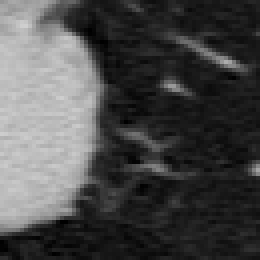
#> input picture Imagens_pulmão/nan_nodule/diagx11.3.6.1.4.1.14519.5.2.1.6279.6001.100530488926682752765845212286.tiff, 65 x 65 px, found by its file name (shown 4 times larger); its folder holds only this picture in this run
$ python pre_processing.py
#> lines starting #> are read from the running program, lines starting #| are printed output that depends on the picture
import os
import cv2
import imutils
import pandas as pd
from skimage.feature import hog

main_path = "../Imagens_pulmão/"
main_path = "C:/Users/SrtaCamelo/Documents/2019_2/ProcessamentoDeImagem/ImageProcessing/Imagens_pulmao/"
lungs = ["nan_nodule","nodule"]
number = {"nan_nodule": 0, "nodule":1}


"""
Threshold aplication
"""
def preprocess_limiar(img):
    ret, th1 = cv2.threshold(img, 127, 255, cv2.THRESH_BINARY)

    return th1
"""
Median Blur aplication
"""

def preprocess_median(img):
    median = cv2.medianBlur(img, 27)

    return median

"""
Gaussian Blur aplication
"""

def preprocess_gaussian(img):
    blur = cv2.GaussianBlur(img, (5, 5), 0)

    return blur
"""
Auxilliary Function to display image.
"""

def show(type,img):
    # print(img)
    cv2.imshow(type, img)
    cv2.waitKey()


def preprocess(flag):
#> called with flag = 4
    file_list = []
    file_name = ""
    for lung in lungs:
        print(lung)
        path = main_path+ lung
        files = os.listdir(path)

        for file in files:
            dirr = path + "/" + file
            # print(dirr)
            # dirr = "C:\\Users\\SrtaCamelo\\Desktop\\diagx11.3.6.1.4.1.14519.5.2.1.6279.6001.100225287222365663678666836860.png"
            # dirr = "C:\\Users\\SrtaCamelo\\Documents\\2019_2\\ProcessamentoDeImagem\\ImageProcessing\\Imagens_pulmao\\nan_nodule\\diagx11.3.6.1.4.1.14519.5.2.1.6279.6001.100398138793540579077826395208.png"
            img = cv2.imread(dirr)
#> img is the input picture: shape (65, 65, 3); min 0, max 207, mean 73.8
            # show(lung,img)
            if(flag == 1):
                new_img = preprocess_limiar(img)
                # show(type,new_img)
                file_name = "limiarizado_nodules.csv"

            elif(flag == 2):
                # print("Gaussian Blur")
                new_img = preprocess_gaussian(img)
                # show(type, new_img)
                file_name = "gaussian_nodules.csv"

            elif(flag == 3):
                # print("Median Blur")
                new_img = preprocess_median(img)
                # show(type, new_img)
                file_name = "median_nodules.csv"
            else:
                # convert image to LAB color model
                image_lab = cv2.cvtColor(img, cv2.COLOR_BGR2LAB)
#> image_lab: shape (65, 65, 3); mean of channels 0, 1, 2 75.1, 128, 128

                # split the image into L, A, and B channels
                l_channel, a_channel, b_channel = cv2.split(image_lab)
#> a_channel: shape (65, 65); every value is 128
                # apply CLAHE to lightness channel
                clahe = cv2.createCLAHE(clipLimit=3, tileGridSize=(8, 8))
                cl = clahe.apply(l_channel)
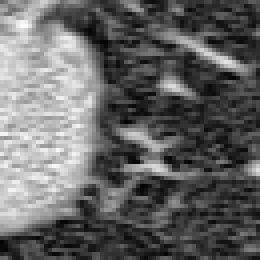
#> cl: shape (65, 65) (shown 4 times larger); min 4, max 252, mean 100.4

                # merge the CLAHE enhanced L channel with the original A and B channel
                merged_channels = cv2.merge((cl, a_channel, b_channel))
#> merged_channels: shape (65, 65, 3); mean of channels 0, 1, 2 100.4, 128, 128

                # convert iamge from LAB color model back to RGB color model
                final_image = cv2.cvtColor(merged_channels, cv2.COLOR_LAB2BGR)
                new_img = final_image
                #show(lung, new_img)
                file_name = "clahe_nodules.csv"


            resized_image = imutils.resize(new_img, width=80, height=80)
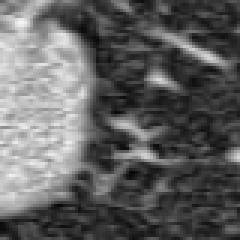
#> resized_image: shape (80, 80, 3) (shown 3 times larger); mean B, G, R 96, 96, 96
#> (the run stopped early here; a loop or call above may not have finished)

$ run again, on Imagens_pulmão/nan_nodule/diagx11.3.6.1.4.1.14519.5.2.1.6279.6001.104562737760173137525888934217.tiff
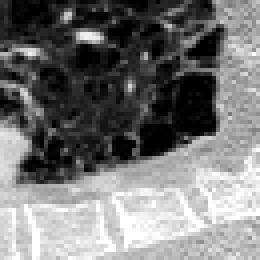
#> input picture Imagens_pulmão/nan_nodule/diagx11.3.6.1.4.1.14519.5.2.1.6279.6001.104562737760173137525888934217.tiff, 65 x 65 px, found by its file name (shown 4 times larger)
#> in preprocess, img is the input picture: shape (65, 65, 3); min 0, max 255, mean 118.2
#> image_lab: shape (65, 65, 3); mean of channels 0, 1, 2 121.4, 128, 128
#> a_channel: shape (65, 65); every value is 128
#> in preprocess, `cl = clahe.apply(l_channel)`:
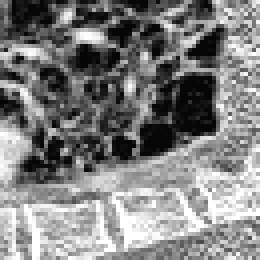
#> cl: shape (65, 65) (shown 4 times larger); min 5, max 255, mean 128.4
#> merged_channels: shape (65, 65, 3); mean of channels 0, 1, 2 128.4, 128, 128
#> in preprocess, `resized_image = imutils.resize(new_img, width=80, height=80)`:
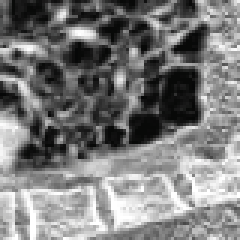
#> resized_image: shape (80, 80, 3) (shown 3 times larger); mean B, G, R 123.5, 123.6, 123.5

$ run again, on Imagens_pulmão/nan_nodule/diagx11.3.6.1.4.1.14519.5.2.1.6279.6001.108193664222196923321844991231.tiff
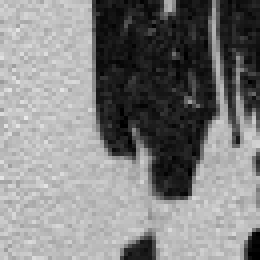
#> input picture Imagens_pulmão/nan_nodule/diagx11.3.6.1.4.1.14519.5.2.1.6279.6001.108193664222196923321844991231.tiff, 65 x 65 px, found by its file name (shown 4 times larger)
#> in preprocess, img is the input picture: shape (65, 65, 3); min 0, max 234, mean 128.9
#> image_lab: shape (65, 65, 3); mean of channels 0, 1, 2 132.8, 128, 128
#> a_channel: shape (65, 65); every value is 128
#> in preprocess, `cl = clahe.apply(l_channel)`:
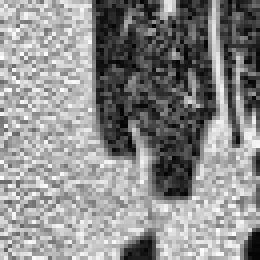
#> cl: shape (65, 65) (shown 4 times larger); min 4, max 255, mean 139.9
#> merged_channels: shape (65, 65, 3); mean of channels 0, 1, 2 139.9, 128, 128
#> in preprocess, `resized_image = imutils.resize(new_img, width=80, height=80)`:
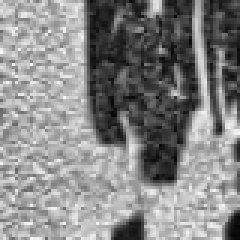
#> resized_image: shape (80, 80, 3) (shown 3 times larger); mean B, G, R 134.5, 134.5, 134.5
